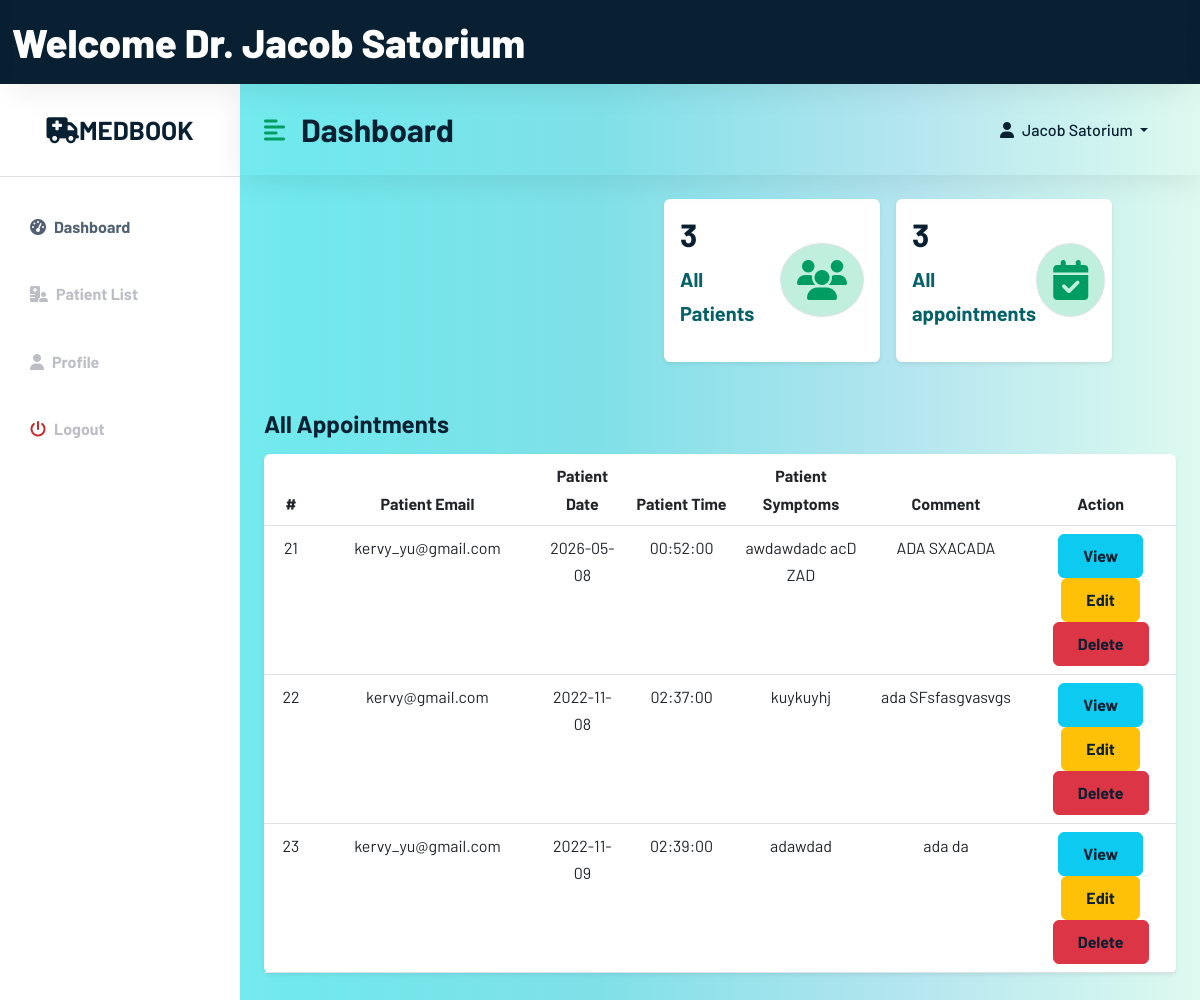
The app's page /Web_Tech/doctor/doctorhome.php (signed in), older data.
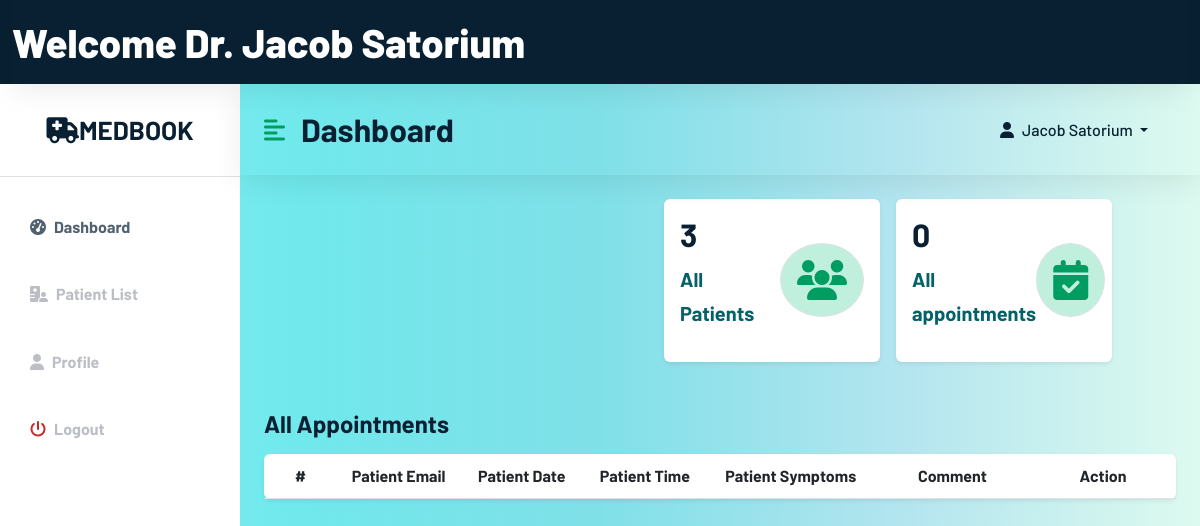
The same page, newer data.
### tables this page shows
CREATE TABLE `doctor` (
  `doctorID` int(11) NOT NULL,
  `d_FullName` varchar(100) NOT NULL,
  `d_email` varchar(100) NOT NULL,
  `d_number` int(12) NOT NULL,
  `d_address` varchar(100) NOT NULL,
  `d_password` varchar(100) NOT NULL,
  `d_DOB` date NOT NULL,
  `d_gender` varchar(100) NOT NULL,
  `doctor_type` varchar(100) NOT NULL DEFAULT 'doctor',
  `d_specialize` text NOT NULL
);

CREATE TABLE `appointment` (
  `requestID` int(11) NOT NULL,
  `d_id` int(100) NOT NULL,
  `p_email` varchar(100) NOT NULL,
  `appDate` date NOT NULL,
  `appTime` time NOT NULL,
  `appSymptoms` text NOT NULL,
  `appComments` text NOT NULL,
  `status` varchar(10) NOT NULL DEFAULT 'process'
);

### Web_Tech/doctor/doctorhome.php (the view, shortened to what this page needs)
<?php
include 'D:\xampp\htdocs\Web_Tech\config\config.php';
$currentDoc = $_SESSION['email'];
$sql = "SELECT * FROM doctor WHERE d_email = '$currentDoc'";
$result = mysqli_query($conn, $sql);
if ($result) {
if (mysqli_num_rows($result) > 0) {
while ($row = mysqli_fetch_array($result)) {
?>
<!DOCTYPE html>
<html lang="en">
<head>
    <link href="https://cdn.jsdelivr.net/npm/bootstrap@5.2.0/dist/css/bootstrap.min.css" rel="stylesheet">
    <link rel="stylesheet" href="/Web_Tech/css/style.css">
    <link rel="stylesheet" href="/Web_Tech/css/dochome.css">
</head>
<body>
<div class="container-fluid" id="wrapper-header">
    <nav class="navbar navbar-inverse navbar-fixed-top" role="navigation">
        <div class="navbar-header">
            <a class="navbar-brand" id="docheader" href="doctorhome.php">Welcome Dr. <?php echo $row['d_FullName'];?></a>
        </div>
    </nav>
</div>
<div class="d-flex" id="wrapper">
    <div class="bg-white" id="sidebar-wrapper">
        <div class="sidebar-heading text-center py-4 primary-text fs-4 fw-bold text-uppercase border-bottom">
            <a href="#" class="navbar-brand mb-0" >
                <i class="fa-solid fa-truck-medical"></i>MedBook
            </a>
        </div>
        <div class="list-group list-group-flush my-3">
            <a href="doctorhome.php" class="list-group-item list-group-item-action bg-transparent second-text active"><i
                        class="fas fa-tachometer-alt me-2"></i>Dashboard</a>
            <a href="patientlist.php" class="list-group-item list-group-item-action bg-transparent second-text fw-bold">
                      <i class="fas fa-hospital-user me-2"></i>Patient List</a>
            <a href="#" class="list-group-item list-group-item-action bg-transparent second-text fw-bold"><i
                        class="fas fa-user me-2"></i>Profile</a>
            <a href="/Web_Tech/user/userlogout.php" class="list-group-item list-group-item-action bg-transparent second-text fw-bold"><i
                        class="fas fa-power-off me-2" style="color: #c72a2a;"></i>Logout</a>
        </div>
    </div>
    <div id="page-content-wrapper">
        <nav class="navbar navbar-expand-lg navbar-light bg-transparent py-4 px-4">
            <div class="d-flex align-items-center">
                <i class="fas fa-align-left primary-text fs-4 me-3" id="menu-toggle"></i>
                <h2 class="fs-2 m-0">Dashboard</h2>
            </div>
            <div class="collapse navbar-collapse" id="navbarSupportedContent">
                <ul class="navbar-nav ms-auto" id="nav_right">
                    <li class="nav-item dropdown collapse navbar-collapse" id="navbarSupportedContent">
                        <a class="nav-link dropdown-toggle" id="navbarDropdownMenuLink" role="button" data-bs-toggle="dropdown" aria-expanded="false">
                            <i class="fas fa-user me-2"></i><?php echo $row['d_FullName'];?>
                        </a>
                    </li>
                </ul>
            </div>
        </nav>
        <?php
        }
        }
        }
        ?>
        <div class="container-fluid px-4">
            <div class="row g-3 my-2" style="">
                <div class="col-md-3" style="margin-left: 25rem;">
                    <div class="p-3 bg-white shadow-sm d-flex justify-content-around align-items-center rounded">
                        <div>
                            <?php
                                $query = "SELECT patientID FROM patient ORDER BY patientID";
                                $query_run = mysqli_query($conn, $query);
                                $row = mysqli_num_rows($query_run);
                                echo '<h3 class="fs-2">'.$row.'</h3>';
                            ?>
                            <p class="fs-5" style="color:#046167;"><b>All Patients</b></p>
                        </div>
                        <i class="fas fa-users fs-1 primary-text border rounded-full secondary-bg p-3"></i>
                    </div>
                </div>
                <div class="col-md-3">
                    <div class="p-3 bg-white shadow-sm d-flex justify-content-around align-items-center rounded">
                        <div>
                            <?php
                            $query = "SELECT requestID FROM appointment ORDER BY d_id";
                            $query_run = mysqli_query($conn, $query);
                            $row = mysqli_num_rows($query_run);
                            echo '<h3 class="fs-2">'.$row.'</h3>';
                            ?>
                            <p class="fs-5" style="color:#046167;"><b>All appointments</b></p>
                        </div>
                        <i class="fas fa-calendar-check fs-1 primary-text border rounded-full secondary-bg p-3"></i>
                    </div>
                </div>
            </div>
            <div class="row my-5">
                <h3 class="fs-4 mb-3">All Appointments</h3>
                <div class="col">
                    <table class="table bg-white rounded shadow-sm  table-hover">
                        <thead>
                        <tr class="text-center">
                            <th scope="col" width="40">#</th>
                            <th scope="col" width="30">Patient Email</th>
                            <th scope="col" width="40">Patient Date</th>
                            <th scope="col" width="40">Patient Time</th>
                            <th scope="col" width="50">Patient Symptoms</th>
                            <th scope="col" width="50">Comment</th>
                            <th scope="col" width="80">Action</th>
                        </tr>
                        </thead>
                        <tbody>
                        <?php
                        $sql = "SELECT * FROM appointment";
                        $result = mysqli_query($conn, $sql);
                        if ($result) {
                        if (mysqli_num_rows($result) > 0) {
                        while ($row = mysqli_fetch_array($result)) {
                        ?>
                        <tr class="text-center">
                            <td><?= $row['requestID'];?></td>
                            <td><?= $row['p_email'];?></td>
                            <td><?= $row['appDate'];?></td>
                            <td><?= $row['appTime'];?></td>
                            <td><?= $row['appSymptoms'];?></td>
                            <td><?= $row['appComments'];?></td>
                            <td>
                                <button type="button" name="view" id="act_button" class="btn btn-info btn-xs view" data-bs-toggle="modal" data-bs-target="#patientDetails"><a class="glyphicon glyphicon-file" style="text-decoration: none;" title="View">View</a></button>
                                <button type="button" name="update" id="act_button" class="btn btn-warning btn-xs update" data-bs-toggle="modal" data-bs-target="#myUpdate"><a class="glyphicon glyphicon-edit" style="text-decoration: none;" href="/Web_Tech/user/userappointment.php?update=<?php echo $row['requestID']; ?>" title="Edit">Edit</a></button>
                                <button type="button" name="delete" id="act_button" class="btn btn-danger btn-xs update"><a class="glyphicon glyphicon-edit" style="text-decoration: none; " href="/Web_Tech/user/userappointment.php?delete=<?php echo $row['requestID']; ?>" title="Edit">Delete</a></button>
                            </td>
                        </tr>
                        <?php
                        }
                        }
                        }
                        ?>
                        </tbody>
                    </table>
                </div>
            </div>
        </div>
    </div>
</div>
</body>
</html>

### Web_Tech/css/style.css (style rules this page uses)
h1,h2,h3,h4,h5,h6 { font-weight: 700; color: #092032; }
a { color: #092032; font-weight: 700; }
.navbar { box-shadow: 0px 6px 30px rgba(0, 0, 0, 0.08); }
.navbar a { color: #092032; text-decoration: none; font-weight: 500; transition: 0.5s ease; }
.navbar-brand { font-weight: 700; font-size: 26px; color: #092032; }
.nav-item { margin: 0px 20px 0px 20px; }
p { color: #f6f6f6; }
.btn { padding: 9px 24px; }

### Web_Tech/css/dochome.css (style rules this page uses)
:root { --main-bg-color: #009d63; --main-text-color: #009d63; --second-text-color: #bbbec5; --second-bg-color: #c1efde; }
#wrapper-header { background-color: #092032; }
#docheader { color: white; font-weight: 800; font-size: 40px; }
.primary-text { color: var(--main-text-color); }
.second-text { color: var(--second-text-color); }
.secondary-bg { background-color: var(--second-bg-color); }
.rounded-full { border-radius: 100%; }
#wrapper { overflow-x: hidden; background-image: linear-gradient( to right, #86f3f6, #70e8ec, #80e0e8, #b3e5ef, #ddfaef ); }
#sidebar-wrapper { min-height: 100vh; margin-left: -15rem; transition: 0.3s ease; }
.sidebar-heading a { font-weight: 700; font-size: 26px; color: #092032; transition: 0.3s ease; }
#sidebar-wrapper .sidebar-heading { padding: 0.875rem 1.25rem; font-size: 1.2rem; }
#sidebar-wrapper .list-group { width: 15rem; }
#page-content-wrapper { min-width: 100vw; }
#menu-toggle { cursor: pointer; }
.list-group-item { border: none; padding: 20px 30px; }
.list-group-item.active { background-color: transparent; color: var(--main-text-tablor); font-weight: bold; border: none; }
@media (min-width: 768px) { #sidebar-wrapper { margin-left: 0; } }
@media (min-width: 768px) { #page-content-wrapper { min-width: 0; width: 100%; } }

Row changes from the older to the newer data that the page shows:
removed appointment: requestID "21", p_email "kervy_yu@gmail.com", appDate "2026-05-08", appTime "00:52:00", appSymptoms "awdawdadc acD ZAD", appComments "ADA SXACADA"
removed appointment: requestID "22", p_email "kervy@gmail.com", appDate "2022-11-08", appTime "02:37:00", appSymptoms "kuykuyhj", appComments "ada SFsfasgvasvgs"
removed appointment: requestID "23", p_email "kervy_yu@gmail.com", appDate "2022-11-09", appTime "02:39:00", appSymptoms "adawdad", appComments "ada da"
Text that changed along with them:
$row: "3" → "0"
